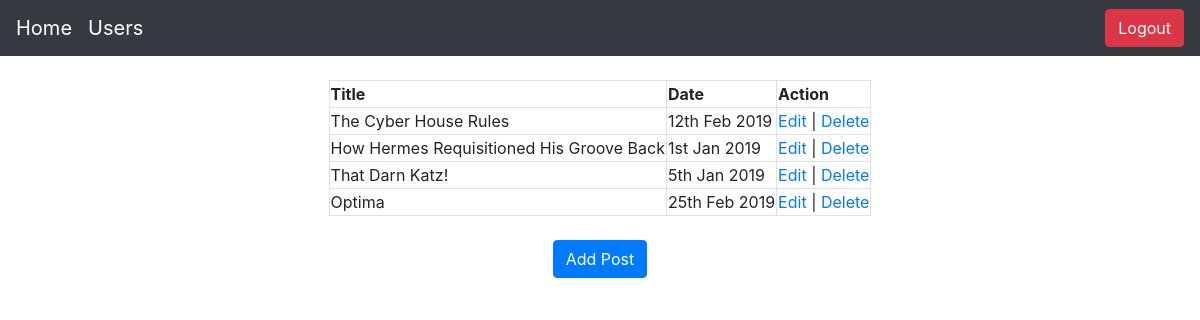
/admin/index.php (signed in), run on the app's committed database.
### tables this page shows
CREATE TABLE `blog_posts` (
  `postID` int(11) unsigned NOT NULL AUTO_INCREMENT,
  `postTitle` varchar(255) DEFAULT NULL,
  `postDesc` text,
  `postCont` text,
  `postDate` datetime DEFAULT NULL,
  PRIMARY KEY (`postID`)
);

### admin/index.php (the view, shortened to what this page needs)
<?php
require_once('../includes/config.php');
?>
<!doctype html>
<html lang="en">
<head>
  <link rel="stylesheet" href="https://stackpath.bootstrapcdn.com/bootstrap/4.3.1/css/bootstrap.min.css">
  <link rel="stylesheet" href="https://stackpath.bootstrapcdn.com/bootstrap/4.3.1/css/bootstrap.min.css">
</head>
<body>
	<div id="wrapper">
	<?php include('menu.php');?>
	<center> <table class="table-bordered">
	<tr>
		<th>Title</th>
		<th>Date</th>
		<th>Action</th>
	</tr>
	<?php
		try {
			$stmt = $db->query('SELECT postID, postTitle, postDate FROM blog_posts ORDER BY postID DESC');
			while($row = $stmt->fetch()){
				echo '<tr>';
				echo '<td>'.$row['postTitle'].'</td>';
				echo '<td>'.date('jS M Y', strtotime($row['postDate'])).'</td>';
				?>
				<td>
					<a href="edit-post.php?id=<?php echo $row['postID'];?>">Edit</a> |
					<a href="javascript:delpost('<?php echo $row['postID'];?>','<?php echo $row['postTitle'];?>')">Delete</a>
				</td>
				<?php
				echo '</tr>';
			}
		} catch(PDOException $e) {
		    echo $e->getMessage();
		}
	?>
	</table>
	<p class="btn btn-primary"> <a href='add-post.php' style="color:white">Add Post</a></p>
	</center>
</div>
</body>
</html>

### data on the page
blog_posts: postTitle "The Cyber House Rules", postDate "12th Feb 2019"
blog_posts: postTitle "How Hermes Requisitioned His Groove Back", postDate "1st Jan 2019"
blog_posts: postTitle "That Darn Katz!", postDate "5th Jan 2019"
blog_posts: postTitle "Optima", postDate "25th Feb 2019"
